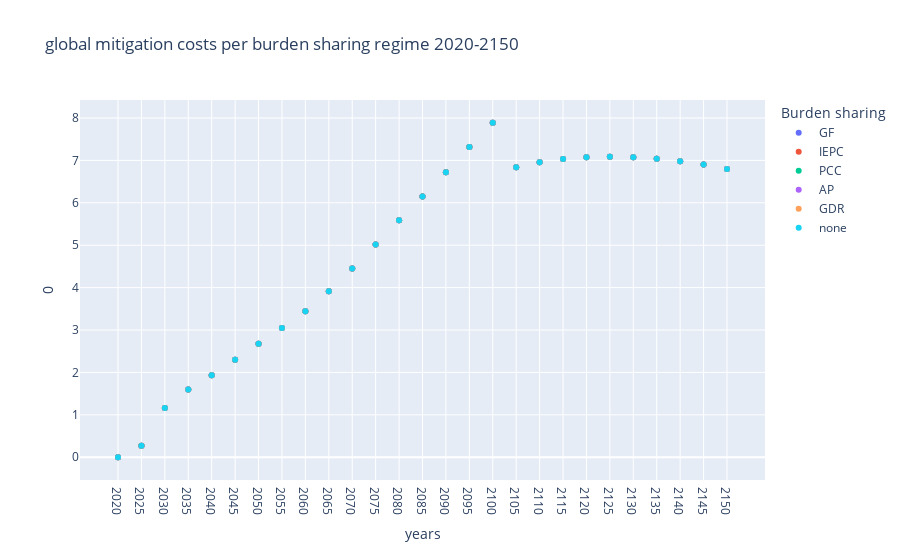

The notebook cell saved with this chart:
### Markdown cell above
# total costs of BSR plots

### Code cell
# here we have the sum of all in trillion dollars ,if devided by global GDP get it in percentage, then we can also check how much each region contributes in terms of global gdp
global_GF = costs_GF.sum(axis=0).to_frame()#/global_gdp
global_GF ['Burden sharing'] = 'GF'
global_IEPC = costs_IEPC.sum(axis=0).to_frame()#/global_gdp
global_IEPC ['Burden sharing'] = 'IEPC'
global_PCC = costs_PCC.sum(axis=0).to_frame()#/global_gdp
global_PCC ['Burden sharing'] = 'PCC'
global_AP = costs_AP.sum(axis=0).to_frame()#/global_gdp
global_AP ['Burden sharing'] = 'AP'
global_GDR = costs_AP.sum(axis=0).to_frame()#/global_gdp
global_GDR ['Burden sharing'] = 'GDR'
global_MIT = costs_AP.sum(axis=0).to_frame()#/global_gdp
global_MIT ['Burden sharing'] = 'none'


frames = [global_GF,global_IEPC, global_PCC,global_AP,global_GDR,global_MIT ]
global_costs = pd.concat(frames, axis =0)
global_costs =global_costs.reset_index().rename(columns={"index":'years'})

fig0 = px.scatter(
    global_costs, 
    x='years',
    y= 0,
    color="Burden sharing",
    title = ' global mitigation costs per burden sharing regime 2020-2150',
    
)

fig0

# the results are the same for all BSR, there is no way of checking whether mitigating in one place is cheaper through is

### Figure 1 — Plotly figure (JSON) as saved in the notebook; plotly's stock layout.template omitted (floating-point values rounded to 4 significant figures)
{"data": [{"hovertemplate": "Burden sharing=GF<br>years=%{x}<br>0=%{y}<extra></extra>", "legendgroup": "GF", "marker": {"color": "#636efa", "symbol": "circle"}, "mode": "markers", "name": "GF", "orientation": "v", "showlegend": true, "type": "scatter", "x": ["2020", "2025", "2030", "2035", "2040", "2045", "2050", "2055", "2060", "2065", "2070", "2075", "2080", "2085", "2090", "2095", "2100", "2105", "2110", "2115", "2120", "2125", "2130", "2135", "2140", "2145", "2150"], "xaxis": "x", "y": [0, 0.2714, 1.16, 1.597, 1.934, 2.298, 2.679, 3.049, 3.441, 3.912, 4.448, 5.014, 5.586, 6.148, 6.718, 7.316, 7.888, 6.841, 6.956, 7.031, 7.073, 7.087, 7.077, 7.04, 6.981, 6.901, 6.795], "yaxis": "y"}, {"hovertemplate": "Burden sharing=IEPC<br>years=%{x}<br>0=%{y}<extra></extra>", "legendgroup": "IEPC", "marker": {"color": "#EF553B", "symbol": "circle"}, "mode": "markers", "name": "IEPC", "orientation": "v", "showlegend": true, "type": "scatter", "x": ["2020", "2025", "2030", "2035", "2040", "2045", "2050", "2055", "2060", "2065", "2070", "2075", "2080", "2085", "2090", "2095", "2100", "2105", "2110", "2115", "2120", "2125", "2130", "2135", "2140", "2145", "2150"], "xaxis": "x", "y": [0, 0.2714, 1.16, 1.597, 1.934, 2.298, 2.679, 3.049, 3.441, 3.912, 4.448, 5.014, 5.586, 6.148, 6.718, 7.316, 7.888, 6.841, 6.956, 7.031, 7.073, 7.087, 7.077, 7.04, 6.981, 6.901, 6.795], "yaxis": "y"}, {"hovertemplate": "Burden sharing=PCC<br>years=%{x}<br>0=%{y}<extra></extra>", "legendgroup": "PCC", "marker": {"color": "#00cc96", "symbol": "circle"}, "mode": "markers", "name": "PCC", "orientation": "v", "showlegend": true, "type": "scatter", "x": ["2020", "2025", "2030", "2035", "2040", "2045", "2050", "2055", "2060", "2065", "2070", "2075", "2080", "2085", "2090", "2095", "2100", "2105", "2110", "2115", "2120", "2125", "2130", "2135", "2140", "2145", "2150"], "xaxis": "x", "y": [0, 0.2714, 1.16, 1.597, 1.934, 2.298, 2.679, 3.049, 3.441, 3.912, 4.448, 5.014, 5.586, 6.148, 6.718, 7.316, 7.888, 6.841, 6.956, 7.031, 7.073, 7.087, 7.077, 7.04, 6.981, 6.901, 6.795], "yaxis": "y"}, {"hovertemplate": "Burden sharing=AP<br>years=%{x}<br>0=%{y}<extra></extra>", "legendgroup": "AP", "marker": {"color": "#ab63fa", "symbol": "circle"}, "mode": "markers", "name": "AP", "orientation": "v", "showlegend": true, "type": "scatter", "x": ["2020", "2025", "2030", "2035", "2040", "2045", "2050", "2055", "2060", "2065", "2070", "2075", "2080", "2085", "2090", "2095", "2100", "2105", "2110", "2115", "2120", "2125", "2130", "2135", "2140", "2145", "2150"], "xaxis": "x", "y": [0, 0.2714, 1.16, 1.597, 1.934, 2.298, 2.679, 3.049, 3.441, 3.912, 4.448, 5.014, 5.586, 6.148, 6.718, 7.316, 7.888, 6.841, 6.956, 7.031, 7.073, 7.087, 7.077, 7.04, 6.981, 6.901, 6.795], "yaxis": "y"}, {"hovertemplate": "Burden sharing=GDR<br>years=%{x}<br>0=%{y}<extra></extra>", "legendgroup": "GDR", "marker": {"color": "#FFA15A", "symbol": "circle"}, "mode": "markers", "name": "GDR", "orientation": "v", "showlegend": true, "type": "scatter", "x": ["2020", "2025", "2030", "2035", "2040", "2045", "2050", "2055", "2060", "2065", "2070", "2075", "2080", "2085", "2090", "2095", "2100", "2105", "2110", "2115", "2120", "2125", "2130", "2135", "2140", "2145", "2150"], "xaxis": "x", "y": [0, 0.2714, 1.16, 1.597, 1.934, 2.298, 2.679, 3.049, 3.441, 3.912, 4.448, 5.014, 5.586, 6.148, 6.718, 7.316, 7.888, 6.841, 6.956, 7.031, 7.073, 7.087, 7.077, 7.04, 6.981, 6.901, 6.795], "yaxis": "y"}, {"hovertemplate": "Burden sharing=none<br>years=%{x}<br>0=%{y}<extra></extra>", "legendgroup": "none", "marker": {"color": "#19d3f3", "symbol": "circle"}, "mode": "markers", "name": "none", "orientation": "v", "showlegend": true, "type": "scatter", "x": ["2020", "2025", "2030", "2035", "2040", "2045", "2050", "2055", "2060", "2065", "2070", "2075", "2080", "2085", "2090", "2095", "2100", "2105", "2110", "2115", "2120", "2125", "2130", "2135", "2140", "2145", "2150"], "xaxis": "x", "y": [0, 0.2714, 1.16, 1.597, 1.934, 2.298, 2.679, 3.049, 3.441, 3.912, 4.448, 5.014, 5.586, 6.148, 6.718, 7.316, 7.888, 6.841, 6.956, 7.031, 7.073, 7.087, 7.077, 7.04, 6.981, 6.901, 6.795], "yaxis": "y"}], "layout": {"legend": {"title": {"text": "Burden sharing"}, "tracegroupgap": 0}, "title": {"text": " global mitigation costs per burden sharing regime 2020-2150"}, "xaxis": {"anchor": "y", "domain": [0, 1], "title": {"text": "years"}}, "yaxis": {"anchor": "x", "domain": [0, 1], "title": {"text": "0"}}}}
